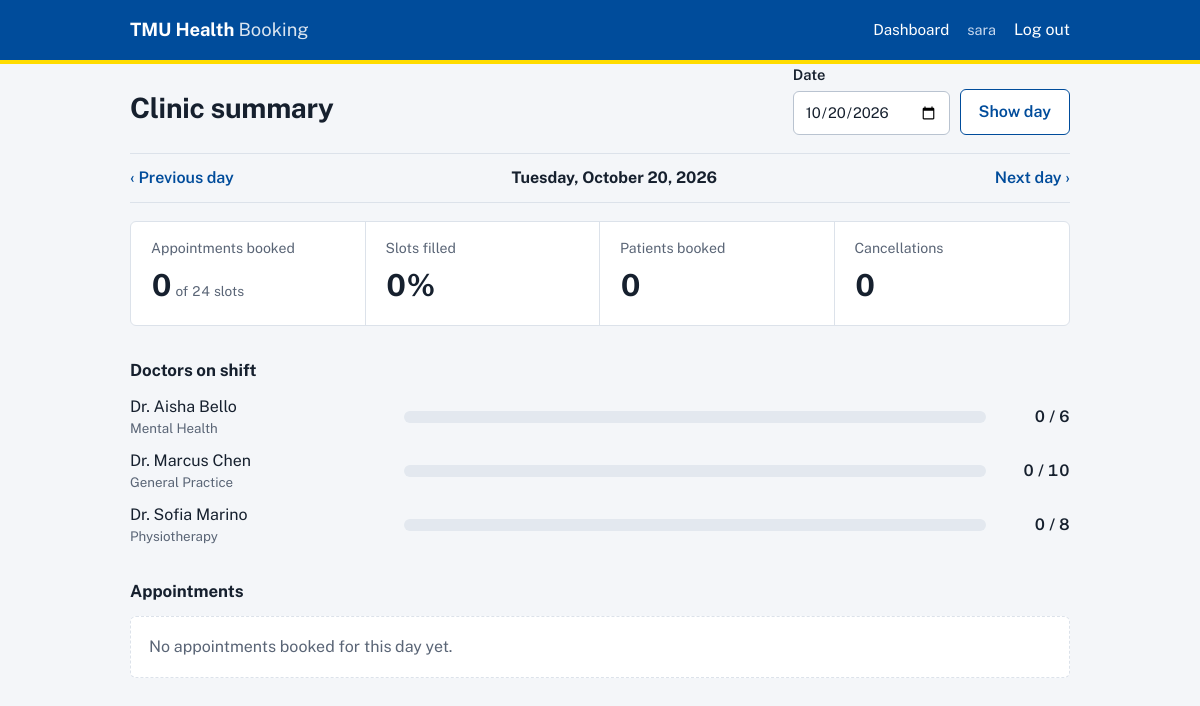
The app's page /admin/dashboard?date=2026-10-20 (signed in) with its own data.
### tables this page shows
CREATE TABLE users (
    id            INTEGER PRIMARY KEY AUTOINCREMENT,
    full_name     TEXT    NOT NULL,
    email         TEXT    NOT NULL UNIQUE,
    student_id    TEXT,
    password_hash TEXT    NOT NULL,
    role          TEXT    NOT NULL CHECK (role IN ('patient', 'admin')),
    created_at    TEXT    NOT NULL DEFAULT (datetime('now'))
);

CREATE TABLE doctors (
    id         INTEGER PRIMARY KEY AUTOINCREMENT,
    full_name  TEXT NOT NULL,
    specialty  TEXT NOT NULL,
    department TEXT NOT NULL
);

### admin.py (the view)
@bp.route("/dashboard")
@login_required(role="admin")
def dashboard():
    db = get_db()
    day = parse_date(request.args.get("date")) or date.today()
    appts = db.execute(
        """SELECT a.*, u.full_name AS patient_name, u.email AS patient_email, u.student_id,
                  d.full_name AS doctor_name, d.specialty
           FROM appointments a
           JOIN users u ON u.id = a.patient_id
           JOIN doctors d ON d.id = a.doctor_id
           WHERE a.appt_date = ?
           ORDER BY a.start_time, d.full_name""",
        (day.isoformat(),),
    ).fetchall()
    booked = [a for a in appts if a["status"] == "booked"]
    doctors = []
    for d in db.execute("SELECT * FROM doctors ORDER BY full_name"):
        capacity = len(all_slots(d["id"], day))
        if capacity == 0:
            continue
        count = sum(1 for a in booked if a["doctor_id"] == d["id"])
        doctors.append({"doctor": d, "capacity": capacity, "booked": count,
                        "pct": round(100 * count / capacity)})
    capacity = sum(x["capacity"] for x in doctors)
    summary = {
        "booked": len(booked),
        "cancelled": sum(1 for a in appts if a["status"] == "cancelled"),
        "patients": len({a["patient_id"] for a in booked}),
        "capacity": capacity,
        "pct": round(100 * len(booked) / capacity) if capacity else 0,
    }
    return render_template(
        "dashboard.html", day=day, summary=summary, doctors=doctors, appts=appts,
        prev_day=day - timedelta(days=1), next_day=day + timedelta(days=1),
    )

### auth.py (called while the page is built)
def csrf_token():
    if "csrf" not in session:
        session["csrf"] = secrets.token_hex(16)
    return session["csrf"]

def check_csrf():
    if request.method == "POST":
        sent = request.form.get("csrf", "")
        if not hmac.compare_digest(sent, session.get("csrf", "")):
            abort(400, "Form expired. Go back, refresh the page, and try again.")

@bp.before_app_request
def load_user():
    check_csrf()
    uid = session.get("user_id")
    g.user = None
    if uid is not None:
        g.user = get_db().execute("SELECT * FROM users WHERE id = ?", (uid,)).fetchone()

def login_required(role=None):
    def decorator(view):
        @functools.wraps(view)
        def wrapped(**kwargs):
            if g.user is None:
                flash("Log in to continue.", "info")
                return redirect(url_for("auth.login", next=request.path))
            if role and g.user["role"] != role:
                abort(403)
            return view(**kwargs)
        return wrapped
    return decorator

### db.py (called while the page is built)
def get_db():
    if "db" not in g:
        g.db = sqlite3.connect(current_app.config["DATABASE"])
        g.db.row_factory = sqlite3.Row
        g.db.execute("PRAGMA foreign_keys = ON")
    return g.db

### scheduling.py (called while the page is built)
def parse_date(value):
    try:
        return datetime.strptime(value, "%Y-%m-%d").date()
    except (TypeError, ValueError):
        return None

def _times_between(start, end, minutes):
    t = datetime.strptime(start, "%H:%M")
    stop = datetime.strptime(end, "%H:%M")
    while t + timedelta(minutes=minutes) <= stop:
        yield t.strftime("%H:%M")
        t += timedelta(minutes=minutes)

def all_slots(doctor_id, day):
    rows = get_db().execute(
        "SELECT start_time, end_time, slot_minutes FROM doctor_schedules WHERE doctor_id = ? AND weekday = ?",
        (doctor_id, day.weekday()),
    ).fetchall()
    slots = []
    for r in rows:
        slots.extend(_times_between(r["start_time"], r["end_time"], r["slot_minutes"]))
    return sorted(slots)

### templates/dashboard.html (shortened to what this page needs)
{% extends "base.html" %}
{% block content %}
<div class="pagehead">
  <h1>Clinic summary</h1>
  <form method="get" class="filters">
    <label>Date<input type="date" name="date" value="{{ day.isoformat() }}"></label>
    <button class="btn ghost">Show day</button>
  </form>
</div>
<div class="daynav">
  <a href="{{ url_for('admin.dashboard', date=prev_day.isoformat()) }}">‹ Previous day</a>
  <strong>{{ day.strftime('%A, %B %d, %Y') }}</strong>
  <a href="{{ url_for('admin.dashboard', date=next_day.isoformat()) }}">Next day ›</a>
</div>
<dl class="stats">
  <div><dt>Appointments booked</dt><dd>{{ summary.booked }}<small> of {{ summary.capacity }} slots</small></dd></div>
  <div><dt>Slots filled</dt><dd>{{ summary.pct }}%</dd></div>
  <div><dt>Patients booked</dt><dd>{{ summary.patients }}</dd></div>
  <div><dt>Cancellations</dt><dd>{{ summary.cancelled }}</dd></div>
</dl>
<h2 class="section">Doctors on shift</h2>
{% if doctors %}
<ul class="load">
  {% for d in doctors %}
    <li>
      <span class="name">{{ d.doctor.full_name }} <small>{{ d.doctor.specialty }}</small></span>
      <span class="bar" aria-hidden="true"><span style="width: {{ d.pct }}%"></span></span>
      <span class="count">{{ d.booked }} / {{ d.capacity }}</span>
    </li>
  {% endfor %}
</ul>
{% else %}
  <p class="empty">No doctors are scheduled on this day.</p>
{% endif %}
<h2 class="section">Appointments</h2>
{% if appts %}
<div class="tablewrap">
<table>
  <thead><tr><th>Time</th><th>Patient</th><th>Student no.</th><th>Doctor</th><th>Reason</th><th>Status</th></tr></thead>
  <tbody>
  {% for a in appts %}
    <tr class="{{ a.status }}">
      <td>{{ a.start_time }}</td>
      <td>{{ a.patient_name }}<br><small>{{ a.patient_email }}</small></td>
      <td>{{ a.student_id or '' }}</td>
      <td>{{ a.doctor_name }}<br><small>{{ a.specialty }}</small></td>
      <td>{{ a.reason or '' }}</td>
      <td><span class="tag {{ a.status }}">{{ a.status|capitalize }}</span></td>
    </tr>
  {% endfor %}
  </tbody>
</table>
</div>
{% else %}
  <p class="empty">No appointments booked for this day yet.</p>
{% endif %}
{% endblock %}

### templates/base.html (shortened to what this page needs)
<!doctype html>
<html lang="en">
<head>
  <link rel="stylesheet" href="{{ url_for('static', filename='style.css') }}">
</head>
<body>
  <header class="topbar">
    <div class="wrap topbar-inner">
      <a class="brand" href="{{ url_for('index') }}">TMU Health <span>Booking</span></a>
      <nav>
        {% if g.user %}
          {% if g.user.role == 'patient' %}
            <a href="{{ url_for('booking.book') }}">Book</a>
            <a href="{{ url_for('booking.my_appointments') }}">My appointments</a>
          {% else %}
            <a href="{{ url_for('admin.dashboard') }}">Dashboard</a>
          {% endif %}
          <span class="who">{{ g.user.full_name }}</span>
          <form method="post" action="{{ url_for('auth.logout') }}">
            <button class="linkbtn">Log out</button>
          </form>
        {% else %}
          <a href="{{ url_for('auth.login') }}">Log in</a>
          <a href="{{ url_for('auth.register') }}">Create account</a>
        {% endif %}
      </nav>
    </div>
  </header>
  <main class="wrap">
    {% block content %}{% endblock %}
  </main>
</body>
</html>

### static/style.css (style rules this page uses)
:root { --blue: #004c9b; --blue-dark: #003670; --gold: #ffdc00; --ink: #16202e; --muted: #5a6576; --line: #dce2ea; --bg: #f4f6f9; --card: #ffffff; --ok: #1e7f4f; --bad: #b3261e; --radius: 6px; font-family: "Public Sans", system-ui, -apple-system, "Segoe UI", Arial, sans-serif; color: var(--ink); }
* { box-sizing: border-box; }
body { margin: 0; background: var(--bg); line-height: 1.5; }
a { color: var(--blue); }
.wrap { max-width: 980px; margin: 0 auto; padding: 0 20px; }
main { padding-top: 28px; padding-bottom: 60px; }
.topbar { background: var(--blue); border-bottom: 4px solid var(--gold); }
.topbar-inner { display: flex; align-items: center; justify-content: space-between; gap: 16px; min-height: 60px; flex-wrap: wrap; }
.brand { color: #fff; font-weight: 700; font-size: 1.15rem; text-decoration: none; }
.brand span { font-weight: 400; opacity: .85; }
nav { display: flex; align-items: center; gap: 18px; flex-wrap: wrap; }
nav a, .linkbtn { color: #fff; text-decoration: none; font-size: .95rem; }
.who { color: #c9daf0; font-size: .9rem; }
nav form { margin: 0; }
.linkbtn { background: none; border: 0; padding: 0; cursor: pointer; font: inherit; }
h1 { font-size: 1.75rem; margin: 0 0 6px; letter-spacing: -.01em; }
h2 { font-size: 1.1rem; margin: 0; }
.section { margin: 32px 0 12px; font-size: 1.05rem; }
small { color: var(--muted); font-weight: 400; }
label { display: grid; gap: 5px; font-weight: 600; font-size: .92rem; }
input, select { font: inherit; font-weight: 400; padding: 9px 11px; border: 1px solid #b9c3d0; border-radius: var(--radius); background: #fff; color: var(--ink); }
.btn { display: inline-block; font: inherit; font-weight: 600; background: var(--blue); color: #fff; border: 0; border-radius: var(--radius); padding: 10px 18px; cursor: pointer; text-decoration: none; text-align: center; }
.btn.ghost { background: #fff; color: var(--blue); border: 1px solid var(--blue); }
.pagehead { display: flex; justify-content: space-between; align-items: flex-end; gap: 16px; flex-wrap: wrap; margin-bottom: 18px; }
.filters { display: flex; gap: 10px; align-items: flex-end; flex-wrap: wrap; }
.daynav { display: flex; justify-content: space-between; align-items: center; padding: 12px 0; border-top: 1px solid var(--line); border-bottom: 1px solid var(--line); margin-bottom: 18px; }
.daynav a { text-decoration: none; font-weight: 600; }
.full, .empty { color: var(--muted); margin: 0; }
.empty { padding: 18px; background: var(--card); border: 1px dashed var(--line); border-radius: var(--radius); }
.stats { display: grid; grid-template-columns: repeat(4, 1fr); gap: 0; margin: 0; background: var(--card); border: 1px solid var(--line); border-radius: var(--radius); }
.stats div { padding: 16px 20px; border-right: 1px solid var(--line); }
.stats div:last-child { border-right: 0; }
.stats dt { font-size: .88rem; color: var(--muted); }
.stats dd { margin: 4px 0 0; font-size: 1.9rem; font-weight: 700; font-variant-numeric: tabular-nums; }
.stats dd small { font-size: .85rem; }
.load { list-style: none; padding: 0; margin: 0; display: grid; gap: 10px; }
.load li { display: grid; grid-template-columns: 260px 1fr 70px; gap: 14px; align-items: center; }
.load .name small { display: block; }
.bar { height: 12px; background: #e3e8ef; border-radius: 999px; overflow: hidden; }
.load .count { text-align: right; font-variant-numeric: tabular-nums; font-weight: 600; }

### records on screen
users: user.full_name "sara"
doctors: doctor.full_name "Dr. Aisha Bello", doctor.specialty "Mental Health"
doctors: doctor.full_name "Dr. Marcus Chen", doctor.specialty "General Practice"
doctors: doctor.full_name "Dr. Sofia Marino", doctor.specialty "Physiotherapy"

### other values on screen
{{ day.strftime('%A, %B %d, %Y') }} "Tuesday, October 20, 2026"
{{ summary.booked }} "0"
{{ summary.capacity }} "24"
{{ summary.pct }} "0"
{{ summary.patients }} "0"
{{ summary.cancelled }} "0"
{{ d.booked }} "0" "0" "0"
{{ d.capacity }} "6" "10" "8"
